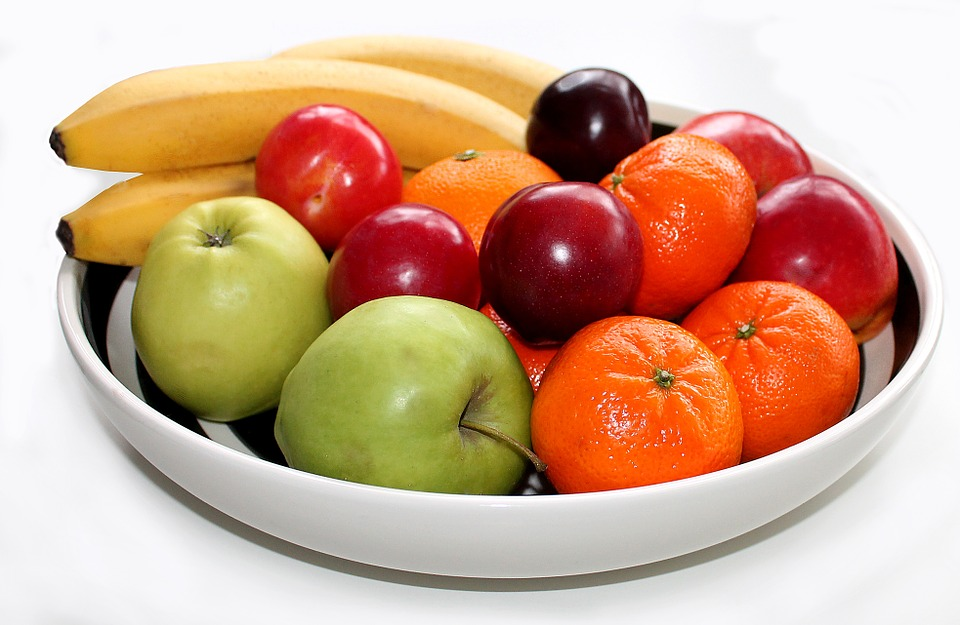
#> input picture Week_6/fruit.jpg, 960 x 625 px
$ python converter.py
#> lines starting #> are read from the running program, lines starting #| are printed output that depends on the picture
from PIL import Image
import numpy as np


def fade_bw(image):
    pixels = np.array(image, dtype='uint8')
    new_pix = [[(sum(pixels[row, col]) / 7) for col in range(pixels.shape[1])] for row in range(pixels.shape[0])]
    new_image = Image.fromarray(np.array(new_pix, dtype='uint8'))
    new_image.show()

    return new_image


def fade_color(image):
    pixels = np.array(image, dtype='int8')

    for row in range(pixels.shape[0]):
        for col in range(pixels.shape[1]):
            pixels[row, col, 0] *= 0.5
            pixels[row, col, 1] *= 0.5
            pixels[row, col, 2] *= 0.5

    new_image = Image.fromarray(pixels)
    new_image.show()

    return new_image


if __name__ == "__main__":
    im = Image.open("fruit.jpg")
#> im is the input picture: PIL image 960x625 RGB; mean R, G, B 205.6, 166.4, 139.1
    im2 = fade_bw(im)
#> in fade_bw, `new_pix = [[(sum(pixels[row, col]) / 7) for col in range(pixels.shape[..`: new_pix = 625 items
#> in fade_bw, `new_image = Image.fromarray(np.array(new_pix, dtype='uint8'))`:
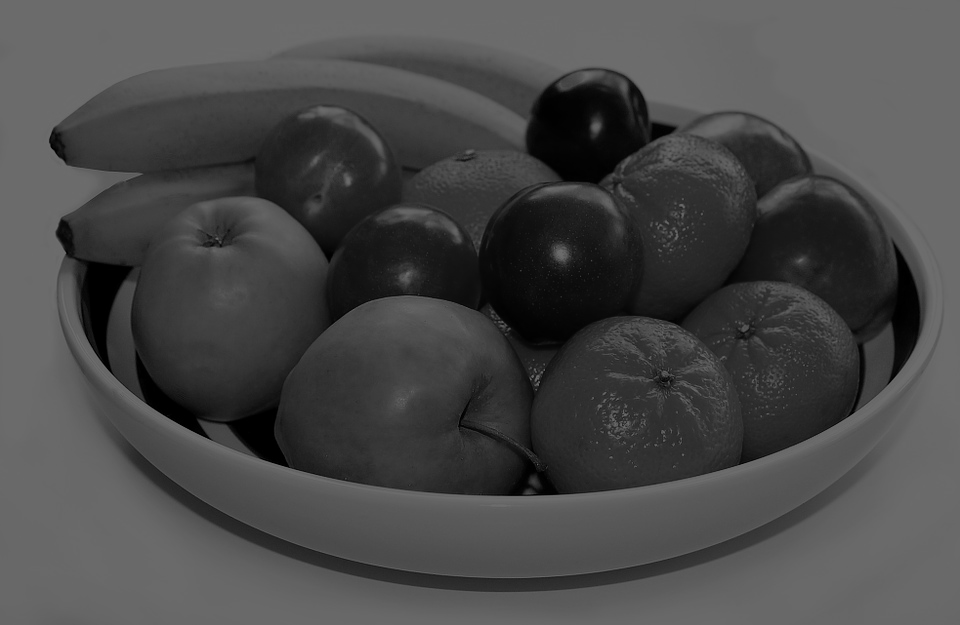
#> new_image: PIL image 960x625 L; min 0, max 109, mean 72.5
    im2.save("fruit_fade.png", "PNG")
